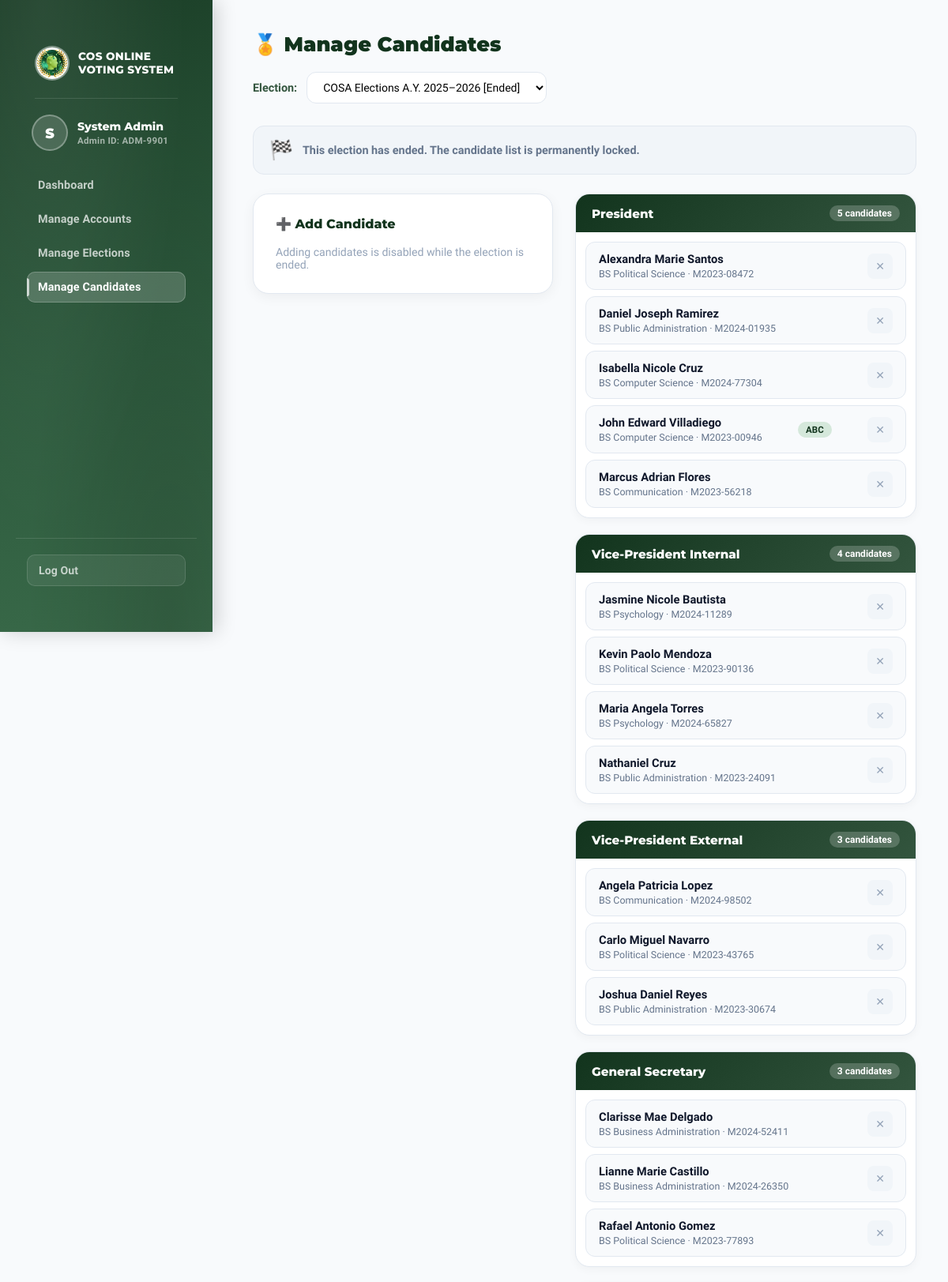
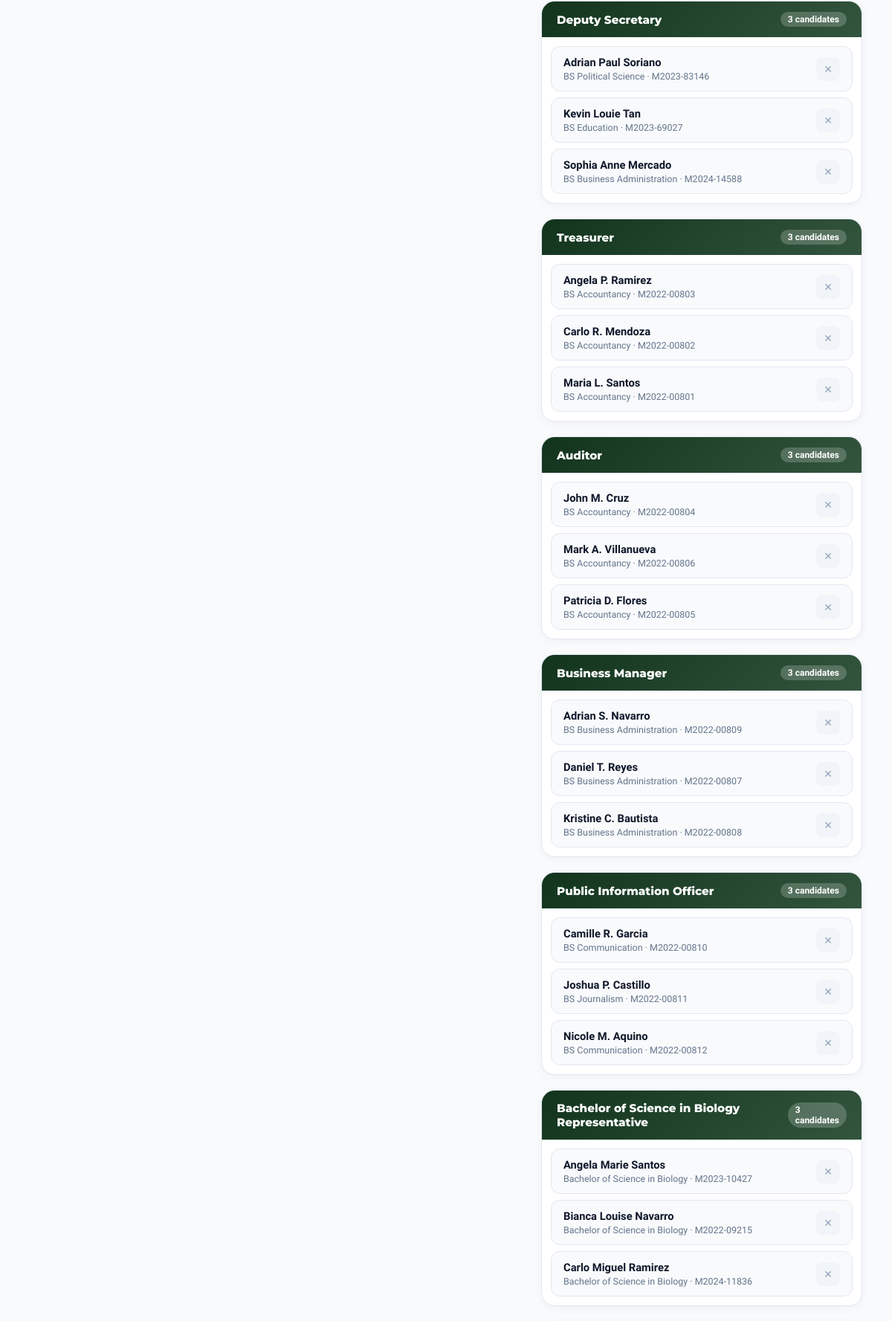
The app's page /admin/candidates.php (signed in, upper part) with its own data (2 pictures, top to bottom).
### tables this page shows
CREATE TABLE `elections` (
  `id` int(11) NOT NULL,
  `title` varchar(200) NOT NULL,
  `description` text DEFAULT NULL,
  `start_date` datetime NOT NULL,
  `end_date` datetime NOT NULL,
  `status` enum('upcoming','ongoing','ended') NOT NULL DEFAULT 'upcoming',
  `created_by` int(11) DEFAULT NULL,
  `created_at` datetime NOT NULL DEFAULT current_timestamp()
);

CREATE TABLE `positions` (
  `id` int(11) NOT NULL,
  `election_id` int(11) NOT NULL,
  `title` varchar(100) NOT NULL,
  `sort_order` int(11) NOT NULL DEFAULT 0
);

CREATE TABLE `candidates` (
  `id` int(11) NOT NULL,
  `election_id` int(11) NOT NULL,
  `position_id` int(11) NOT NULL,
  `student_id` varchar(20) NOT NULL,
  `name` varchar(160) NOT NULL,
  `course` varchar(80) NOT NULL,
  `partylist` varchar(100) DEFAULT '',
  `motto` text DEFAULT NULL,
  `platforms` text DEFAULT NULL,
  `achievements` text DEFAULT NULL,
  `photo` varchar(255) DEFAULT '',
  `elected` tinyint(1) NOT NULL DEFAULT 0 COMMENT '1 = marked as elected officer after election ends',
  `created_at` datetime NOT NULL DEFAULT current_timestamp()
);

### admin/candidates.php (the view, shortened to what this page needs)
<?php
$db = getDB();
$db->exec("UPDATE elections SET status='ongoing' WHERE start_date <= NOW() AND end_date >= NOW() AND status='upcoming'");
$db->exec("UPDATE elections SET status='ended'   WHERE end_date   <  NOW() AND status='ongoing'");
$elections = $db->query(
    "SELECT id, title, status FROM elections ORDER BY created_at DESC"
)->fetchAll();
$selectedElecId = intval($_GET['election_id'] ?? ($elections[0]['id'] ?? 0));
$selectedElec   = null;
foreach ($elections as $e) {
    if ($e['id'] === $selectedElecId) { $selectedElec = $e; break; }
}
$isLocked = $selectedElec && in_array($selectedElec['status'], ['ongoing', 'ended']);
$positions  = [];
$candidates = [];
if ($selectedElecId) {
    $ps = $db->prepare("SELECT * FROM positions WHERE election_id=? ORDER BY sort_order");
    $ps->execute([$selectedElecId]);
    $positions = $ps->fetchAll();
    $cs = $db->prepare(
        "SELECT c.*, p.title AS position_title
         FROM candidates c
         JOIN positions p ON p.id=c.position_id
         WHERE c.election_id=?
         ORDER BY p.sort_order, c.name"
    );
    $cs->execute([$selectedElecId]);
    $candidates = $cs->fetchAll();
}
$byPosition = [];
foreach ($candidates as $c) {
    $byPosition[$c['position_id']][] = $c;
}
?>
<!DOCTYPE html>
<html lang="en">
<head>
    <link rel="stylesheet" href="/assets/css/shared.css">
</head>
<body>
<div class="page-wrap">
    <?php require_once __DIR__ . '/../includes/admin_sidebar.php'; ?>
    <main class="main">
        <h2>🏅 Manage Candidates</h2>
        <div class="election-selector">
            <span class="selector-label">Election:</span>
            <form method="GET">
                <select class="election-select" name="election_id" onchange="this.form.submit()">
                    <?php foreach ($elections as $e): ?>
                        <option value="<?= $e['id'] ?>" <?= $e['id']===$selectedElecId?'selected':'' ?>>
                            <?= htmlspecialchars($e['title']) ?> [<?= ucfirst($e['status']) ?>]
                        </option>
                    <?php endforeach; ?>
                </select>
            </form>
        </div>
        <?php if (!$selectedElecId || empty($elections)): ?>
        <div class="no-election">
            <div class="icon">🗳️</div>
            <p>No elections found. <a href="/admin/elections.php" style="color:#33553e">Create one first</a>.</p>
        </div>
        <?php else: ?>
        <?php if ($selectedElec && $selectedElec['status'] === 'ongoing'): ?>
        <div class="lock-banner">
            <span class="lock-icon">🔒</span>
            <p>This election is currently <strong>ongoing</strong>. The candidate list is locked — no additions or removals are allowed until the election ends.</p>
        </div>
        <?php elseif ($selectedElec && $selectedElec['status'] === 'ended'): ?>
        <div class="lock-banner ended">
            <span class="lock-icon">🏁</span>
            <p>This election has <strong>ended</strong>. The candidate list is permanently locked.</p>
        </div>
        <?php endif; ?>
        <div class="content-grid">
            <div class="form-card">
                <h3>➕ Add Candidate</h3>
                <?php if ($isLocked): ?>
                    <p style="color:#94a3b8;font-size:0.88rem">Adding candidates is disabled while the election is <?= $selectedElec['status'] ?>.</p>
                <?php endif; ?>
            </div>
            <div class="positions-wrapper">
                <?php foreach ($positions as $pos): ?>
                    <?php $cands = $byPosition[$pos['id']] ?? []; ?>
                    <div class="position-section">
                        <div class="position-header">
                            <span class="position-name"><?= htmlspecialchars($pos['title']) ?></span>
                            <span class="cand-count-badge"><?= count($cands) ?> candidate<?= count($cands)!==1?'s':'' ?></span>
                        </div>
                        <div class="cand-list">
                            <?php if (empty($cands)): ?>
                                <div class="empty-pos">No candidates yet for this position.</div>
                            <?php else: ?>
                                <?php foreach ($cands as $c): ?>
                                <div class="cand-row">
                                    <div class="cand-info">
                                        <div class="cand-name"><?= htmlspecialchars($c['name']) ?></div>
                                        <div class="cand-meta"><?= htmlspecialchars($c['course']) ?> · <?= htmlspecialchars($c['student_id']) ?></div>
                                    </div>
                                    <?php if ($c['partylist']): ?>
                                        <span class="cand-party"><?= htmlspecialchars($c['partylist']) ?></span>
                                    <?php endif; ?>
                                    <?php if (!$isLocked): ?>
                                    <form method="POST" onsubmit="return confirm('Remove this candidate?')">
                                        <input type="hidden" name="action" value="delete">
                                        <input type="hidden" name="candidate_id" value="<?= $c['id'] ?>">
                                        <input type="hidden" name="election_id" value="<?= $selectedElecId ?>">
                                        <button type="submit" class="btn-del-cand" title="Remove">✕</button>
                                    </form>
                                    <?php else: ?>
                                        <button class="btn-del-cand" disabled title="Locked">✕</button>
                                    <?php endif; ?>
                                </div>
                                <?php endforeach; ?>
                            <?php endif; ?>
                        </div>
                    </div>
                <?php endforeach; ?>
            </div>
        </div>
        <?php endif; ?>
    </main>
</div>
</body>
</html>

### assets/css/shared.css (style rules this page uses)
:root { --deep-green: #12341d; --mid-green: #33553e; --soft-green: #6d9078; --pale-green: #a4c1ad; --tint-green: #d5e8db; --white-glass: rgba(255,255,255,0.3); }
*, *::before, *::after { box-sizing: border-box; margin: 0; padding: 0; }
body { font-family: 'Geist', sans-serif; }

### admin/candidates.php (style rules this page uses)
body { background:#f8fafc; padding-top:0px; }
.page-wrap { display:flex; }
.main { flex:1; margin-left:280px; padding:40px; }
h2 { font-family:'Montserrat',sans-serif; color:#12341d; font-size:1.6rem; font-weight:900; margin-bottom:20px; }
.election-selector { display:flex; gap:12px; align-items:center; margin-bottom:28px; flex-wrap:wrap; }
.selector-label { font-weight:700; color:#33553e; font-size:0.9rem; }
.election-select { padding:10px 16px; border:1px solid #e2e8f0; border-radius:12px; font-size:14px; font-family:'Geist',sans-serif; outline:none; background:#fff; min-width:280px; transition:border 0.2s; }
.lock-banner { background:#fef3c7; border:1px solid #fcd34d; border-radius:14px; padding:16px 20px; margin-bottom:24px; display:flex; align-items:center; gap:12px; }
.lock-banner.ended { background:#f1f5f9; border-color:#e2e8f0; }
.lock-banner .lock-icon { font-size:1.5rem; flex-shrink:0; }
.lock-banner p { font-size:0.9rem; font-weight:600; color:#92400e; margin:0; }
.lock-banner.ended p { color:#64748b; }
.content-grid { display:grid; grid-template-columns:380px 1fr; gap:28px; align-items:start; }
.form-card { background:#fff; border-radius:20px; padding:28px; border:1px solid #e2e8f0; box-shadow:0 4px 16px rgba(0,0,0,0.05); position:sticky; top:100px; }
.form-card h3 { font-family:'Montserrat',sans-serif; color:#12341d; font-size:1rem; font-weight:800; margin-bottom:18px; }
.positions-wrapper { display:flex; flex-direction:column; gap:20px; }
.position-section { background:#fff; border-radius:18px; border:1px solid #e2e8f0; overflow:hidden; box-shadow:0 3px 12px rgba(0,0,0,0.04); }
.position-header { background:linear-gradient(135deg,#12341d,#33553e); color:#fff; padding:14px 20px; display:flex; justify-content:space-between; align-items:center; }
.position-name { font-family:'Montserrat',sans-serif; font-weight:800; font-size:0.95rem; }
.cand-count-badge { background:rgba(255,255,255,0.2); padding:3px 10px; border-radius:100px; font-size:0.75rem; font-weight:700; }
.cand-list { padding:12px; display:flex; flex-direction:column; gap:8px; }
.cand-row { display:flex; align-items:center; justify-content:space-between; gap:12px; padding:12px 16px; background:#f8fafc; border-radius:12px; border:1px solid #e2e8f0; transition:all 0.2s; }
.cand-info .cand-name { font-weight:700; color:#0f172a; font-size:0.92rem; }
.cand-info .cand-meta { font-size:0.78rem; color:#64748b; margin-top:2px; }
.cand-party { font-size:0.72rem; background:#d5e8db; color:#12341d; padding:3px 10px; border-radius:100px; font-weight:700; flex-shrink:0; }
.btn-del-cand { width:32px; height:32px; background:#fee2e2; color:#dc2626; border:none; border-radius:8px; cursor:pointer; font-size:14px; flex-shrink:0; transition:all 0.2s; }
.btn-del-cand:disabled { background:#f1f5f9; color:#94a3b8; cursor:not-allowed; }

### records on screen
elections: status "ended"
positions: title "President", id "5"
candidates: name "Alexandra Marie Santos", course "BS Political Science", student "M2023-08472"
candidates: name "Daniel Joseph Ramirez", course "BS Public Administration", student "M2024-01935"
candidates: name "Isabella Nicole Cruz", course "BS Computer Science", student "M2024-77304"
candidates: name "John Edward Villadiego", course "BS Computer Science", student "M2023-00946", partylist "ABC"
candidates: name "Marcus Adrian Flores", course "BS Communication", student "M2023-56218"
positions: title "Vice-President Internal", id "4"
candidates: name "Jasmine Nicole Bautista", course "BS Psychology", student "M2024-11289"
candidates: name "Kevin Paolo Mendoza", course "BS Political Science", student "M2023-90136"
candidates: name "Maria Angela Torres", course "BS Psychology", student "M2024-65827"
candidates: name "Nathaniel Cruz", course "BS Public Administration", student "M2023-24091"
positions: title "Vice-President External", id "3"
candidates: name "Angela Patricia Lopez", course "BS Communication", student "M2024-98502"
candidates: name "Carlo Miguel Navarro", course "BS Political Science", student "M2023-43765"
candidates: name "Joshua Daniel Reyes", course "BS Public Administration", student "M2023-30674"
positions: title "General Secretary", id "3", shows "s"
candidates: name "Clarisse Mae Delgado", course "BS Business Administration", student "M2024-52411"
candidates: name "Lianne Marie Castillo", course "BS Business Administration", student "M2024-26350"
candidates: name "Rafael Antonio Gomez", course "BS Political Science", student "M2023-77893"
positions: title "Deputy Secretary", id "3", shows "s"
candidates: name "Adrian Paul Soriano", course "BS Political Science", student "M2023-83146"
candidates: name "Kevin Louie Tan", course "BS Education", student "M2023-69027"
candidates: name "Sophia Anne Mercado", course "BS Business Administration", student "M2024-14588"
positions: title "Treasurer", id "3"
candidates: name "Angela P. Ramirez", course "BS Accountancy", student "M2022-00803"
candidates: name "Carlo R. Mendoza", course "BS Accountancy", student "M2022-00802"
candidates: name "Maria L. Santos", course "BS Accountancy", student "M2022-00801"
positions: title "Auditor", id "3", shows "s"
candidates: name "John M. Cruz", course "BS Accountancy", student "M2022-00804"
candidates: name "Mark A. Villanueva", course "BS Accountancy", student "M2022-00806"
candidates: name "Patricia D. Flores", course "BS Accountancy", student "M2022-00805"
positions: title "Business Manager", id "3"
candidates: name "Adrian S. Navarro", course "BS Business Administration", student "M2022-00809"
candidates: name "Daniel T. Reyes", course "BS Business Administration", student "M2022-00807"
candidates: name "Kristine C. Bautista", course "BS Business Administration", student "M2022-00808"
positions: title "Public Information Officer", id "3", shows "s"
candidates: name "Camille R. Garcia", course "BS Communication", student "M2022-00810"
candidates: name "Joshua P. Castillo", course "BS Journalism", student "M2022-00811"
candidates: name "Nicole M. Aquino", course "BS Communication", student "M2022-00812"
positions: title "Bachelor of Science in Biology Representative", id "3"
candidates: name "Angela Marie Santos", course "Bachelor of Science in Biology", student "M2023-10427"
candidates: name "Bianca Louise Navarro", course "Bachelor of Science in Biology", student "M2022-09215"
candidates: name "Carlo Miguel Ramirez", course "Bachelor of Science in Biology", student "M2024-11836"

### other values on screen
$initials "S"
$currentUser['last_name'] "System Admin"
$currentUser['student_id'] "ADM-9901"
form field election_id "COSA Elections A.Y. 2025–2026 [Ended]"
